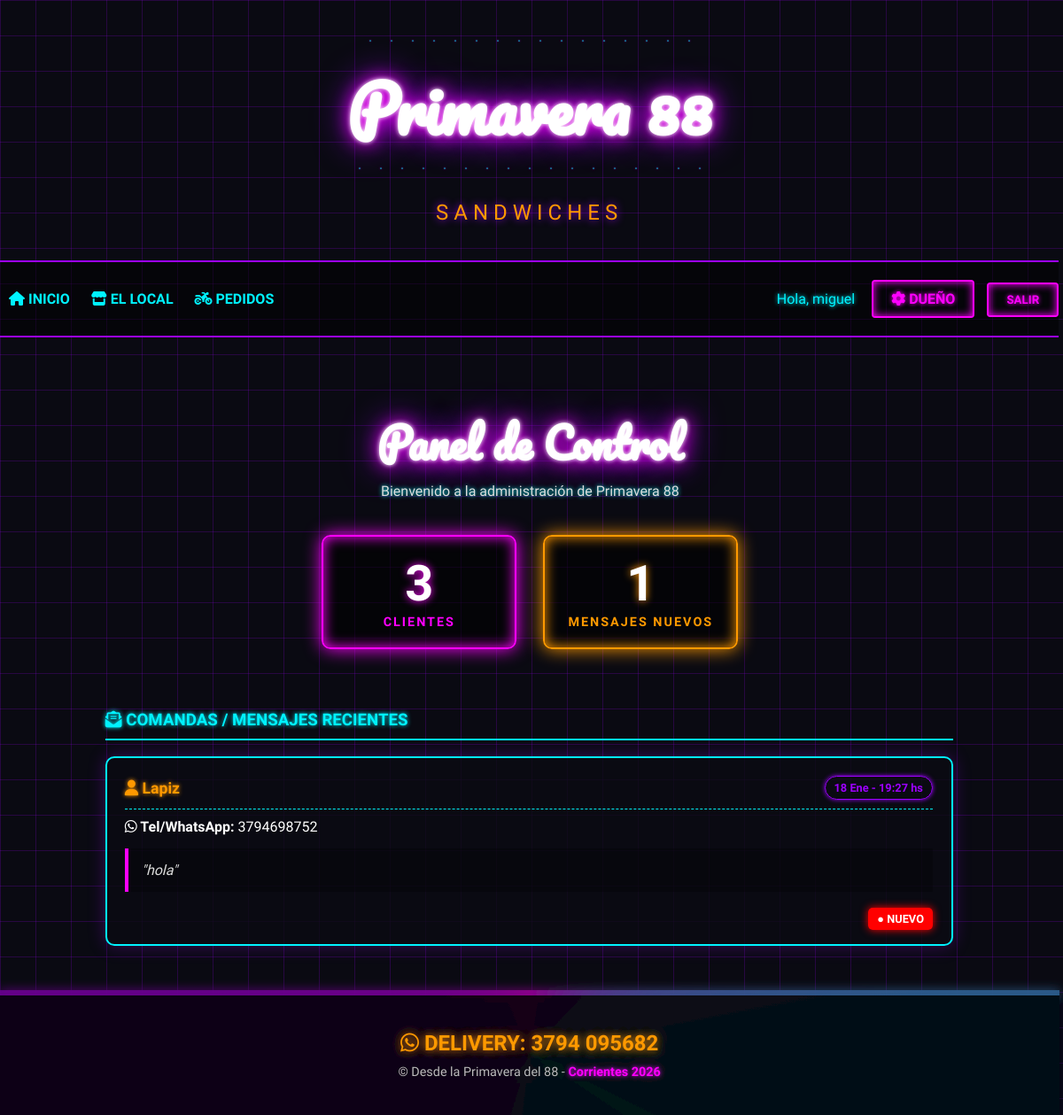
The page /dashboard/ (signed in) on the database its author committed.
### blogInfo/models.py (models this page shows, shortened)
class MensajeContacto(models.Model):
    nombre = models.CharField(max_length=100)
    telefono = models.CharField(
        max_length=10,
        verbose_name="Teléfono",
        validators=[validador_telefono_corrientes]
    )
    mensaje = models.TextField()
    fecha_envio = models.DateTimeField(auto_now_add=True)
    leido = models.BooleanField(default=False) #

### blogInfo/views.py (the view)
# urls.py: path('dashboard/', views.dashboard, name='dashboard'),
def dashboard(request):
    if not request.user.is_staff:
        raise PermissionDenied
    total_usuarios = User.objects.count()
    total_comentarios = Comentario.objects.count()
    mensajes_no_leidos = MensajeContacto.objects.filter(leido=False).count()
    mensajes = MensajeContacto.objects.all().order_by('-fecha_envio')[:10]
    notificaciones = Notificacion.objects.filter(leido=False).order_by('-fecha')
    return render(request, 'blogInfo/dashboard.html', {
        'total_usuarios': total_usuarios,
        'total_comentarios': total_comentarios,
        'mensajes_no_leidos': mensajes_no_leidos,
        'mensajes': mensajes,
        'notificaciones': notificaciones,
    })

### blogInfo/templates/blogInfo/dashboard.html
{% extends 'base.html' %}
{% block content %}
<div style="max-width: 1000px; margin: 0 auto;">
    <h1 class="main-title" style="font-size: 3rem; border: none; margin-bottom: 10px;">
        Panel de Control
    </h1>
    <p style="text-align: center; color: #ddd; margin-bottom: 40px; font-family: var(--font-tech); text-shadow: 0 0 5px var(--neon-blue);">
        Bienvenido a la administración de Primavera 88
    </p>
    <div style="display: flex; gap: 30px; justify-content: center; margin-bottom: 50px; flex-wrap: wrap;">
        <div style="
            background: rgba(0, 0, 0, 0.6);
            border: 2px solid var(--neon-pink);
            padding: 20px;
            border-radius: 10px;
            width: 220px;
            text-align: center;
            box-shadow: 0 0 15px var(--neon-pink) inset, 0 0 20px var(--neon-pink);">
            <h3 style="margin: 0; font-size: 3.5rem; color: #fff; font-family: var(--font-tech); text-shadow: 0 0 10px var(--neon-pink);">
                {{ total_usuarios }}
            </h3>
            <span style="text-transform: uppercase; font-weight: bold; font-size: 0.9rem; color: var(--neon-pink); font-family: var(--font-tech); letter-spacing: 2px;">
                Clientes
            </span>
        </div>
        <div style="
            background: rgba(0, 0, 0, 0.6);
            border: 2px solid var(--neon-orange);
            padding: 20px;
            border-radius: 10px;
            width: 220px;
            text-align: center;
            box-shadow: 0 0 15px var(--neon-orange) inset, 0 0 20px var(--neon-orange);">
            <h3 style="margin: 0; font-size: 3.5rem; color: #fff; font-family: var(--font-tech); text-shadow: 0 0 10px var(--neon-orange);">
                {{ mensajes_no_leidos }}
            </h3>
            <span style="text-transform: uppercase; font-weight: bold; font-size: 0.9rem; color: var(--neon-orange); font-family: var(--font-tech); letter-spacing: 2px;">
                Mensajes Nuevos
            </span>
        </div>
    </div>
    <div style="display: grid; grid-template-columns: 1fr; gap: 40px;">
        <div>
            <h3 style="
                border-bottom: 2px solid var(--neon-blue);
                padding-bottom: 10px;
                color: var(--neon-blue);
                font-family: var(--font-tech);
                text-shadow: 0 0 5px var(--neon-blue);">
                <i class="fas fa-envelope-open-text"></i> COMANDAS / MENSAJES RECIENTES
            </h3>
            {% for msj in mensajes %}
                <div class="post-card" style="padding: 20px; display: flex; flex-direction: column; gap: 10px; border-color: var(--neon-blue);">
                    <div style="display: flex; justify-content: space-between; align-items: center; border-bottom: 1px dashed var(--neon-blue); padding-bottom: 10px;">
                        <span style="font-weight: bold; font-size: 1.1rem; color: var(--neon-orange); text-shadow: 0 0 5px var(--neon-orange);">
                            <i class="fas fa-user"></i> {{ msj.nombre }}
                        </span>
                        <span style="background-color: transparent; border: 1px solid var(--neon-purple); padding: 5px 10px; border-radius: 20px; font-size: 0.8rem; font-weight: bold; color: var(--neon-purple); box-shadow: 0 0 5px var(--neon-purple);">
                            {{ msj.fecha_envio|date:"d M - H:i" }} hs
                        </span>
                    </div>
                    <div style="color: #fff; font-size: 1rem; font-family: var(--font-tech);">
                        <strong><i class="fab fa-whatsapp"></i> Tel/WhatsApp:</strong> {{ msj.telefono }}
                    </div>
                    <div style="background-color: rgba(0,0,0,0.3); padding: 15px; border-left: 4px solid var(--neon-pink); font-style: italic; color: #ddd; margin-top: 5px;">
                        "{{ msj.mensaje }}"
                    </div>
                    {% if not msj.leido %}
                        <div style="text-align: right; margin-top: 10px;">
                            <span style="color: #fff; background-color: #ff0000; padding: 5px 10px; border-radius: 5px; font-weight: bold; font-size: 0.8rem; box-shadow: 0 0 10px #ff0000;">
                                ● NUEVO
                            </span>
                        </div>
                    {% endif %}
                </div>
            {% empty %}
                <p style="text-align: center; font-style: italic; color: var(--neon-blue);">No hay pedidos nuevos en la consola.</p>
            {% endfor %}
        </div>
    </div>
</div>
{% endblock %}

### templates/base.html (shortened to what this page needs)
{% load static %}
<!DOCTYPE html>
<html lang="es">
<head>
    <link rel="stylesheet" href="https://cdnjs.cloudflare.com/ajax/libs/font-awesome/6.5.0/css/all.min.css">
    <link rel="stylesheet" href="{% static 'css/styles.css' %}?v=6.0">
</head>
<body>
    <header>
        <div class="title-loader-wrapper">
            <div class="loader small loader-top">
            </div>
            <h1 class="main-title">Primavera 88</h1>
            <div class="loader small loader-bottom reverse">
            </div>
        </div>
        <div class="brand-subtitle">
            <span style="color: var(--neon-yellow); text-shadow: 0 0 10px var(--neon-purple);">SANDWICHES</span>
        </div>
        <nav>
            <div class="nav-main">
                <a href="{% url 'home' %}" class="nav-link"><i class="fas fa-home"></i> Inicio</a>
                <a href="{% url 'about' %}" class="nav-link"><i class="fas fa-store"></i> El Local</a>
                <a href="{% url 'contact' %}" class="nav-link"><i class="fas fa-motorcycle"></i> Pedidos</a>
            </div>
            <div class="nav-user">
                {% if user.is_authenticated %}
                    <span style="color: var(--neon-blue); margin-right: 15px; font-family: var(--font-tech); text-shadow: 0 0 5px var(--neon-blue);">
                        Hola, {{ user.username }}
                    </span>
                    {% if user.is_staff %}
                        <a href="{% url 'dashboard' %}" class="btn-neon" style="margin-right: 10px;">
                            <i class="fas fa-cog"></i> DUEÑO
                        </a>
                    {% endif %}
                    <form action="{% url 'logout' %}" method="post" style="display: inline;">
                        <button type="submit" class="btn-neon">
                            Salir
                        </button>
                    </form>
                {% else %}
                    <a href="{% url 'login' %}" class="nav-link">Ingresar</a>
                    <a href="{% url 'registro' %}" class="btn-neon">Registrarse</a>
                {% endif %}
            </div>
        </nav>
    </header>
    <div class="container">
        {% block content %}
        {% endblock %}
    </div>
    {% include 'partials/footer.html' %}
</body>
</html>

### static/css/styles.css (style rules this page uses)
:root { --bg-dark: #0a0a12; --neon-pink: #ff00ff; --neon-purple: #9d00ff; --neon-orange: #ff9900; --neon-blue: #00f3ff; --font-neon-script: 'Pacifico', cursive; --font-tech: 'Orbitron', sans-serif; }
* { box-sizing: border-box; max-width: 99.9%; }
body { background-color: var(--bg-dark); background-image: linear-gradient(rgba(157, 0, 255, 0.2) 1px, transparent 1px), linear-gradient(90deg, rgba(157, 0, 255, 0.2) 1px, transparent 1px); background-size: 40px 40px; color: #fff; font-family: var(--font-tech); margin: 0; min-height: 100vh; display: flex; flex-direction: column; overflow-x: hidden; }
.container { max-width: 1000px; margin: 0 auto; padding: 20px; width: 95%; flex: 1; }
h1.main-title { font-family: var(--font-neon-script); font-size: 4.5rem; text-align: center; margin: 30px 0 10px 0; color: #fff; line-height: 1.2; text-shadow: 0 0 5px #fff, 0 0 20px var(--neon-pink), 0 0 40px var(--neon-purple); animation: flicker 2s infinite alternate; }
.brand-subtitle { text-align: center; font-family: var(--font-tech); text-transform: uppercase; letter-spacing: 6px; font-size: 1.5rem; color: var(--neon-orange); margin-bottom: 40px; text-shadow: 0 0 10px var(--neon-orange); }
nav { display: flex; justify-content: space-between; align-items: center; padding: 20px 0; border-top: 2px solid var(--neon-purple); border-bottom: 2px solid var(--neon-purple); background: rgba(0, 0, 0, 0.5); margin-bottom: 40px; flex-wrap: wrap; }
.nav-link { text-decoration: none; color: var(--neon-blue); font-family: var(--font-tech); text-transform: uppercase; font-weight: 700; margin: 0 10px; transition: all 0.3s; display: inline-block; }
.btn-neon { background: transparent; border: 2px solid var(--neon-pink); color: var(--neon-pink); padding: 10px 20px; font-family: var(--font-tech); font-weight: bold; text-transform: uppercase; cursor: pointer; transition: all 0.3s; box-shadow: 0 0 10px var(--neon-pink) inset; text-shadow: 0 0 5px var(--neon-pink); border-radius: 4px; text-decoration: none; display: inline-block; text-align: center; }
.post-card, .form-container { background: rgba(10, 10, 18, 0.8); border: 2px solid var(--neon-purple); padding: 30px; margin-bottom: 30px; box-shadow: 0 0 20px rgba(157, 0, 255, 0.3); border-radius: 10px; overflow: hidden; }
.title-loader-wrapper { display: flex; flex-direction: column; align-items: center; margin-top: 30px; margin-bottom: 20px; }
.loader.small { display: flex; justify-content: center; }
.loader-top { margin-bottom: -12px; }
.loader-bottom { margin-top: -2px; }
:root { --b: 6px; }

### rows shown on the page
MensajeContacto: nombre "Lapiz", fecha_envio "18 Ene - 19:27", telefono "3794698752", mensaje "hola", leido "● NUEVO"

### other values the page prints
{{ user.username }} "miguel"
{{ total_usuarios }} "3"
{{ mensajes_no_leidos }} "1"
